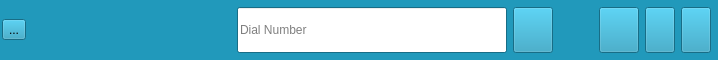
<?xml version="1.0" encoding="UTF-8"?>
<ui version="4.0">
 <class>MainBar</class>
 <widget class="QWidget" name="MainBar">
  <property name="geometry">
   <rect>
    <x>0</x>
    <y>0</y>
    <width>718</width>
    <height>60</height>
   </rect>
  </property>
  <property name="sizePolicy">
   <sizepolicy hsizetype="MinimumExpanding" vsizetype="MinimumExpanding">
    <horstretch>0</horstretch>
    <verstretch>0</verstretch>
   </sizepolicy>
  </property>
  <property name="minimumSize">
   <size>
    <width>0</width>
    <height>0</height>
   </size>
  </property>
  <property name="maximumSize">
   <size>
    <width>16777215</width>
    <height>60</height>
   </size>
  </property>
  <property name="palette">
   <palette>
    <active>
     <colorrole role="WindowText">
      <brush brushstyle="SolidPattern">
       <color alpha="255">
        <red>0</red>
        <green>0</green>
        <blue>0</blue>
       </color>
      </brush>
     </colorrole>
     <colorrole role="Button">
      <brush brushstyle="SolidPattern">
       <color alpha="255">
        <red>33</red>
        <green>153</green>
        <blue>187</blue>
       </color>
      </brush>
     </colorrole>
     <colorrole role="Light">
      <brush brushstyle="SolidPattern">
       <color alpha="255">
        <red>70</red>
        <green>215</green>
        <blue>255</blue>
       </color>
      </brush>
     </colorrole>
     <colorrole role="Midlight">
      <brush brushstyle="SolidPattern">
       <color alpha="255">
        <red>51</red>
        <green>184</green>
        <blue>221</blue>
       </color>
      </brush>
     </colorrole>
     <colorrole role="Dark">
      <brush brushstyle="SolidPattern">
       <color alpha="255">
        <red>16</red>
        <green>76</green>
        <blue>93</blue>
       </color>
      </brush>
     </colorrole>
     <colorrole role="Mid">
      <brush brushstyle="SolidPattern">
       <color alpha="255">
        <red>22</red>
        <green>102</green>
        <blue>125</blue>
       </color>
      </brush>
     </colorrole>
     <colorrole role="Text">
      <brush brushstyle="SolidPattern">
       <color alpha="255">
        <red>0</red>
        <green>0</green>
        <blue>0</blue>
       </color>
      </brush>
     </colorrole>
     <colorrole role="BrightText">
      <brush brushstyle="SolidPattern">
       <color alpha="255">
        <red>255</red>
        <green>255</green>
        <blue>255</blue>
       </color>
      </brush>
     </colorrole>
     <colorrole role="ButtonText">
      <brush brushstyle="SolidPattern">
       <color alpha="255">
        <red>0</red>
        <green>0</green>
        <blue>0</blue>
       </color>
      </brush>
     </colorrole>
     <colorrole role="Base">
      <brush brushstyle="SolidPattern">
       <color alpha="255">
        <red>255</red>
        <green>255</green>
        <blue>255</blue>
       </color>
      </brush>
     </colorrole>
     <colorrole role="Window">
      <brush brushstyle="SolidPattern">
       <color alpha="255">
        <red>33</red>
        <green>153</green>
        <blue>187</blue>
       </color>
      </brush>
     </colorrole>
     <colorrole role="Shadow">
      <brush brushstyle="SolidPattern">
       <color alpha="255">
        <red>0</red>
        <green>0</green>
        <blue>0</blue>
       </color>
      </brush>
     </colorrole>
     <colorrole role="AlternateBase">
      <brush brushstyle="SolidPattern">
       <color alpha="255">
        <red>144</red>
        <green>204</green>
        <blue>221</blue>
       </color>
      </brush>
     </colorrole>
     <colorrole role="ToolTipBase">
      <brush brushstyle="SolidPattern">
       <color alpha="255">
        <red>255</red>
        <green>255</green>
        <blue>220</blue>
       </color>
      </brush>
     </colorrole>
     <colorrole role="ToolTipText">
      <brush brushstyle="SolidPattern">
       <color alpha="255">
        <red>0</red>
        <green>0</green>
        <blue>0</blue>
       </color>
      </brush>
     </colorrole>
    </active>
    <inactive>
     <colorrole role="WindowText">
      <brush brushstyle="SolidPattern">
       <color alpha="255">
        <red>0</red>
        <green>0</green>
        <blue>0</blue>
       </color>
      </brush>
     </colorrole>
     <colorrole role="Button">
      <brush brushstyle="SolidPattern">
       <color alpha="255">
        <red>33</red>
        <green>153</green>
        <blue>187</blue>
       </color>
      </brush>
     </colorrole>
     <colorrole role="Light">
      <brush brushstyle="SolidPattern">
       <color alpha="255">
        <red>70</red>
        <green>215</green>
        <blue>255</blue>
       </color>
      </brush>
     </colorrole>
     <colorrole role="Midlight">
      <brush brushstyle="SolidPattern">
       <color alpha="255">
        <red>51</red>
        <green>184</green>
        <blue>221</blue>
       </color>
      </brush>
     </colorrole>
     <colorrole role="Dark">
      <brush brushstyle="SolidPattern">
       <color alpha="255">
        <red>16</red>
        <green>76</green>
        <blue>93</blue>
       </color>
      </brush>
     </colorrole>
     <colorrole role="Mid">
      <brush brushstyle="SolidPattern">
       <color alpha="255">
        <red>22</red>
        <green>102</green>
        <blue>125</blue>
       </color>
      </brush>
     </colorrole>
     <colorrole role="Text">
      <brush brushstyle="SolidPattern">
       <color alpha="255">
        <red>0</red>
        <green>0</green>
        <blue>0</blue>
       </color>
      </brush>
     </colorrole>
     <colorrole role="BrightText">
      <brush brushstyle="SolidPattern">
       <color alpha="255">
        <red>255</red>
        <green>255</green>
        <blue>255</blue>
       </color>
      </brush>
     </colorrole>
     <colorrole role="ButtonText">
      <brush brushstyle="SolidPattern">
       <color alpha="255">
        <red>0</red>
        <green>0</green>
        <blue>0</blue>
       </color>
      </brush>
     </colorrole>
     <colorrole role="Base">
      <brush brushstyle="SolidPattern">
       <color alpha="255">
        <red>255</red>
        <green>255</green>
        <blue>255</blue>
       </color>
      </brush>
     </colorrole>
     <colorrole role="Window">
      <brush brushstyle="SolidPattern">
       <color alpha="255">
        <red>33</red>
        <green>153</green>
        <blue>187</blue>
       </color>
      </brush>
     </colorrole>
     <colorrole role="Shadow">
      <brush brushstyle="SolidPattern">
       <color alpha="255">
        <red>0</red>
        <green>0</green>
        <blue>0</blue>
       </color>
      </brush>
     </colorrole>
     <colorrole role="AlternateBase">
      <brush brushstyle="SolidPattern">
       <color alpha="255">
        <red>144</red>
        <green>204</green>
        <blue>221</blue>
       </color>
      </brush>
     </colorrole>
     <colorrole role="ToolTipBase">
      <brush brushstyle="SolidPattern">
       <color alpha="255">
        <red>255</red>
        <green>255</green>
        <blue>220</blue>
       </color>
      </brush>
     </colorrole>
     <colorrole role="ToolTipText">
      <brush brushstyle="SolidPattern">
       <color alpha="255">
        <red>0</red>
        <green>0</green>
        <blue>0</blue>
       </color>
      </brush>
     </colorrole>
    </inactive>
    <disabled>
     <colorrole role="WindowText">
      <brush brushstyle="SolidPattern">
       <color alpha="255">
        <red>16</red>
        <green>76</green>
        <blue>93</blue>
       </color>
      </brush>
     </colorrole>
     <colorrole role="Button">
      <brush brushstyle="SolidPattern">
       <color alpha="255">
        <red>33</red>
        <green>153</green>
        <blue>187</blue>
       </color>
      </brush>
     </colorrole>
     <colorrole role="Light">
      <brush brushstyle="SolidPattern">
       <color alpha="255">
        <red>70</red>
        <green>215</green>
        <blue>255</blue>
       </color>
      </brush>
     </colorrole>
     <colorrole role="Midlight">
      <brush brushstyle="SolidPattern">
       <color alpha="255">
        <red>51</red>
        <green>184</green>
        <blue>221</blue>
       </color>
      </brush>
     </colorrole>
     <colorrole role="Dark">
      <brush brushstyle="SolidPattern">
       <color alpha="255">
        <red>16</red>
        <green>76</green>
        <blue>93</blue>
       </color>
      </brush>
     </colorrole>
     <colorrole role="Mid">
      <brush brushstyle="SolidPattern">
       <color alpha="255">
        <red>22</red>
        <green>102</green>
        <blue>125</blue>
       </color>
      </brush>
     </colorrole>
     <colorrole role="Text">
      <brush brushstyle="SolidPattern">
       <color alpha="255">
        <red>16</red>
        <green>76</green>
        <blue>93</blue>
       </color>
      </brush>
     </colorrole>
     <colorrole role="BrightText">
      <brush brushstyle="SolidPattern">
       <color alpha="255">
        <red>255</red>
        <green>255</green>
        <blue>255</blue>
       </color>
      </brush>
     </colorrole>
     <colorrole role="ButtonText">
      <brush brushstyle="SolidPattern">
       <color alpha="255">
        <red>16</red>
        <green>76</green>
        <blue>93</blue>
       </color>
      </brush>
     </colorrole>
     <colorrole role="Base">
      <brush brushstyle="SolidPattern">
       <color alpha="255">
        <red>33</red>
        <green>153</green>
        <blue>187</blue>
       </color>
      </brush>
     </colorrole>
     <colorrole role="Window">
      <brush brushstyle="SolidPattern">
       <color alpha="255">
        <red>33</red>
        <green>153</green>
        <blue>187</blue>
       </color>
      </brush>
     </colorrole>
     <colorrole role="Shadow">
      <brush brushstyle="SolidPattern">
       <color alpha="255">
        <red>0</red>
        <green>0</green>
        <blue>0</blue>
       </color>
      </brush>
     </colorrole>
     <colorrole role="AlternateBase">
      <brush brushstyle="SolidPattern">
       <color alpha="255">
        <red>33</red>
        <green>153</green>
        <blue>187</blue>
       </color>
      </brush>
     </colorrole>
     <colorrole role="ToolTipBase">
      <brush brushstyle="SolidPattern">
       <color alpha="255">
        <red>255</red>
        <green>255</green>
        <blue>220</blue>
       </color>
      </brush>
     </colorrole>
     <colorrole role="ToolTipText">
      <brush brushstyle="SolidPattern">
       <color alpha="255">
        <red>0</red>
        <green>0</green>
        <blue>0</blue>
       </color>
      </brush>
     </colorrole>
    </disabled>
   </palette>
  </property>
  <property name="windowTitle">
   <string>Form</string>
  </property>
  <layout class="QHBoxLayout" name="horizontalLayout">
   <property name="leftMargin">
    <number>2</number>
   </property>
   <property name="topMargin">
    <number>2</number>
   </property>
   <property name="rightMargin">
    <number>2</number>
   </property>
   <property name="bottomMargin">
    <number>2</number>
   </property>
   <item>
    <widget class="QToolButton" name="logoToolButton">
     <property name="minimumSize">
      <size>
       <width>0</width>
       <height>0</height>
      </size>
     </property>
     <property name="maximumSize">
      <size>
       <width>16777215</width>
       <height>16777215</height>
      </size>
     </property>
     <property name="text">
      <string>...</string>
     </property>
     <property name="icon">
      <iconset resource="ressources.qrc">
       <normaloff>:/images/ring.png</normaloff>:/images/ring.png</iconset>
     </property>
     <property name="iconSize">
      <size>
       <width>35</width>
       <height>50</height>
      </size>
     </property>
    </widget>
   </item>
   <item>
    <spacer name="horizontalSpacer">
     <property name="orientation">
      <enum>Qt::Horizontal</enum>
     </property>
     <property name="sizeType">
      <enum>QSizePolicy::Fixed</enum>
     </property>
     <property name="sizeHint" stdset="0">
      <size>
       <width>200</width>
       <height>20</height>
      </size>
     </property>
    </spacer>
   </item>
   <item>
    <layout class="QHBoxLayout" name="horizontalLayout_2">
     <property name="leftMargin">
      <number>5</number>
     </property>
     <property name="topMargin">
      <number>5</number>
     </property>
     <property name="rightMargin">
      <number>5</number>
     </property>
     <property name="bottomMargin">
      <number>5</number>
     </property>
     <item>
      <widget class="QLineEdit" name="callLineEdit">
       <property name="sizePolicy">
        <sizepolicy hsizetype="Expanding" vsizetype="Maximum">
         <horstretch>0</horstretch>
         <verstretch>0</verstretch>
        </sizepolicy>
       </property>
       <property name="maximumSize">
        <size>
         <width>16777215</width>
         <height>50</height>
        </size>
       </property>
       <property name="placeholderText">
        <string>Dial Number</string>
       </property>
       <property name="clearButtonEnabled">
        <bool>true</bool>
       </property>
      </widget>
     </item>
     <item>
      <widget class="QPushButton" name="callButton">
       <property name="sizePolicy">
        <sizepolicy hsizetype="Fixed" vsizetype="Maximum">
         <horstretch>0</horstretch>
         <verstretch>0</verstretch>
        </sizepolicy>
       </property>
       <property name="maximumSize">
        <size>
         <width>16777215</width>
         <height>50</height>
        </size>
       </property>
       <property name="text">
        <string/>
       </property>
       <property name="icon">
        <iconset resource="ressources.qrc">
         <normaloff>:/images/phone.png</normaloff>:/images/phone.png</iconset>
       </property>
       <property name="iconSize">
        <size>
         <width>24</width>
         <height>30</height>
        </size>
       </property>
      </widget>
     </item>
     <item>
      <spacer name="horizontalSpacer_2">
       <property name="orientation">
        <enum>Qt::Horizontal</enum>
       </property>
       <property name="sizeType">
        <enum>QSizePolicy::Fixed</enum>
       </property>
       <property name="sizeHint" stdset="0">
        <size>
         <width>40</width>
         <height>20</height>
        </size>
       </property>
      </spacer>
     </item>
     <item>
      <widget class="QPushButton" name="confButton">
       <property name="sizePolicy">
        <sizepolicy hsizetype="Fixed" vsizetype="Maximum">
         <horstretch>0</horstretch>
         <verstretch>0</verstretch>
        </sizepolicy>
       </property>
       <property name="maximumSize">
        <size>
         <width>16777215</width>
         <height>50</height>
        </size>
       </property>
       <property name="text">
        <string/>
       </property>
       <property name="icon">
        <iconset resource="ressources.qrc">
         <normaloff>:/images/settings.png</normaloff>:/images/settings.png</iconset>
       </property>
       <property name="iconSize">
        <size>
         <width>24</width>
         <height>30</height>
        </size>
       </property>
      </widget>
     </item>
     <item>
      <widget class="QPushButton" name="minimizeButton">
       <property name="minimumSize">
        <size>
         <width>0</width>
         <height>0</height>
        </size>
       </property>
       <property name="maximumSize">
        <size>
         <width>30</width>
         <height>50</height>
        </size>
       </property>
       <property name="text">
        <string/>
       </property>
       <property name="icon">
        <iconset resource="ressources.qrc">
         <normaloff>:/images/minus.png</normaloff>:/images/minus.png</iconset>
       </property>
       <property name="iconSize">
        <size>
         <width>24</width>
         <height>24</height>
        </size>
       </property>
      </widget>
     </item>
     <item>
      <widget class="QPushButton" name="exitButton">
       <property name="maximumSize">
        <size>
         <width>30</width>
         <height>50</height>
        </size>
       </property>
       <property name="text">
        <string/>
       </property>
       <property name="icon">
        <iconset resource="ressources.qrc">
         <normaloff>:/images/close.png</normaloff>:/images/close.png</iconset>
       </property>
       <property name="iconSize">
        <size>
         <width>24</width>
         <height>24</height>
        </size>
       </property>
       <property name="autoRepeat">
        <bool>false</bool>
       </property>
      </widget>
     </item>
    </layout>
   </item>
  </layout>
 </widget>
 <resources>
  <include location="ressources.qrc"/>
 </resources>
 <connections/>
</ui>
